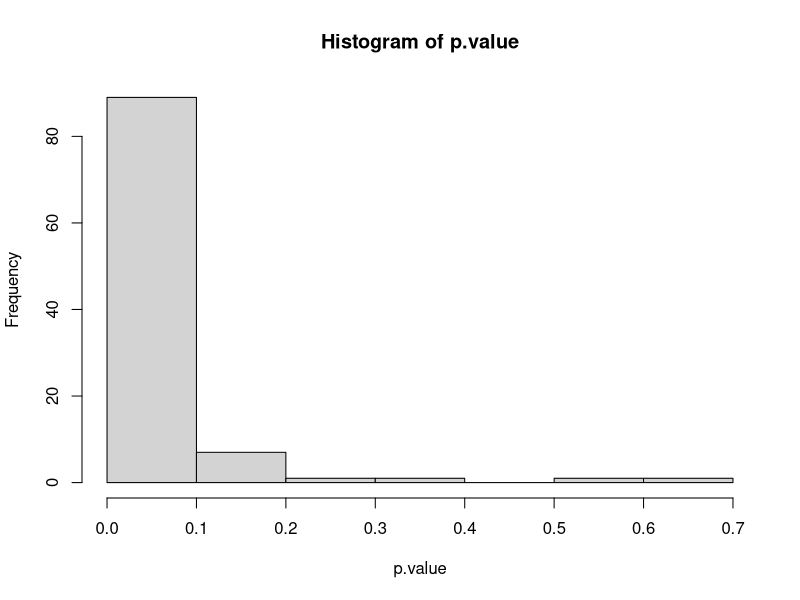
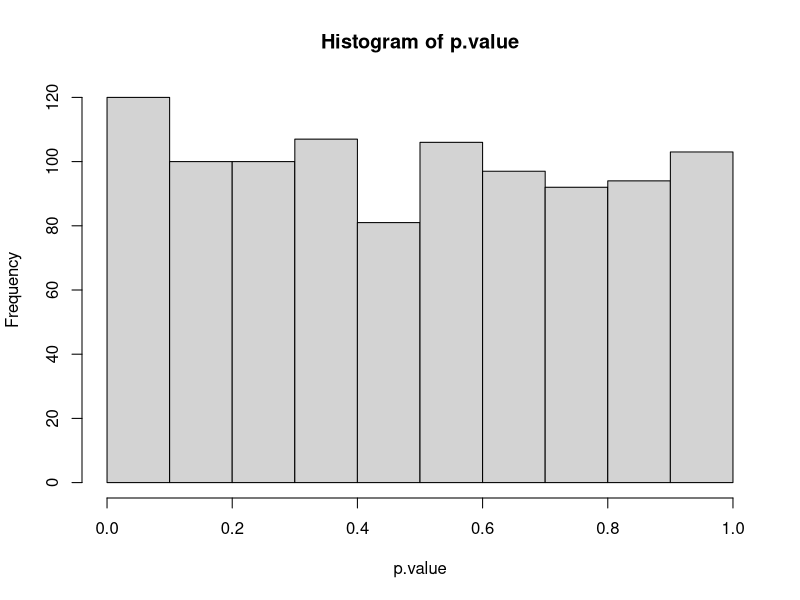
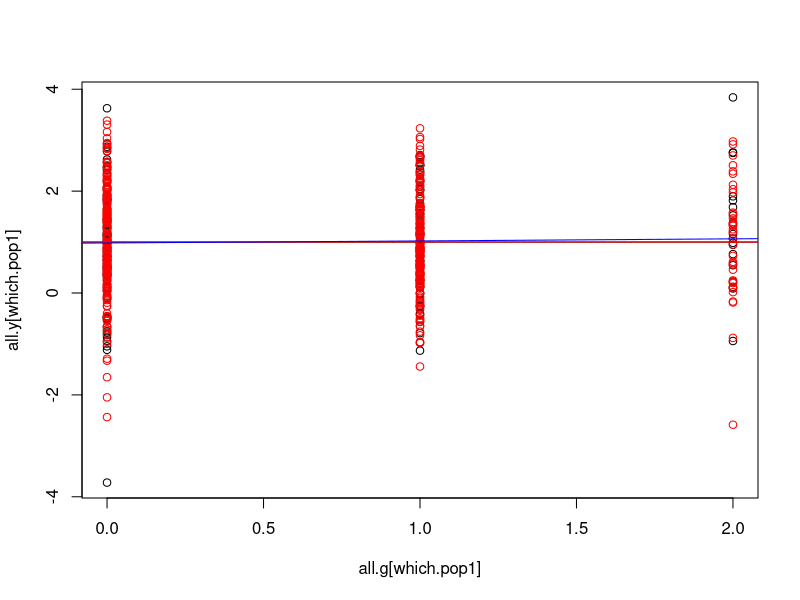

R code for these plots, in order:
####################################
## Spurious association CF example
####################################

## prepare data
CF.data=matrix(c(118,82,78,122), byrow=T, ncol=2)
dimnames(CF.data)=list(Y=c("Case","Control"), X=c("M","m"))
CF.data

## Pearson's chisq test
chisq.test(CF.data,correct=F)
chisq.test(CF.data,correct=F)$expected

## OR inference from 2x2 table
hat.logOR=log((CF.data[1,1]*CF.data[2,2])/(CF.data[1,2]*CF.data[2,1]))
se.logOR=sqrt(sum(1/CF.data))
z.logOR=hat.logOR/se.logOR
print(c(hat.logOR, se.logOR, z.logOR,2*pnorm(-z.logOR)))

## Logistic regression
X=c(1,0)
fit=glm(CF.data~X, family=binomial(logit))
fit.summary=summary(fit)
fit.summary$coefficient

#####################################################################
## Spurious Association and Population Stratification - Binary Trait
#####################################################################

## Allele frequency of the two populations
p=0.3
q=0.5
## Proportion of population 1 in cases and controls
pi1=0.4
pi2=0.5
## Sample size of cases and controls, do not have to be equal
n1=400
n2=600

## Generate the data
# first n1 case=1 then n2 control=0
Y.phenotype=c(rep(1, n1), rep(0, n2))
# population index for each individual
# among n1 cases, n1*pi1 from population 1,  n1*(1-pi1) for population 2
# among n2 controls, n2*pi2 from population 1,  n2*(1-pi2) for population 2
Z.population=c(rep(1,n1*pi1),rep(2,n1*(1-pi1)),rep(1,n2*pi2),rep(2,n2*(1-pi2)))  
# Define genotype vector
X.genotype=rep(-1, length(Y.phenotype))
# identify population 1 samples
pop.index=which(Z.population==1)
# simulation genotype data for population 1 sample use allele freq p 
nG=rmultinom(1,size=length(pop.index),prob=c((1-p)^2,2*p*(1-p), p^2))
G=c(rep(0,nG[1]),rep(1,nG[2]),rep(2,nG[3]))
# shuffle the genotype so that it has nothing to do with the phenotype Y
G=sample(G)
X.genotype[pop.index]=G
# do it similarly for population 2
pop.index=which(Z.population==2)
nG=rmultinom(1,size=length(pop.index),prob=c((1-q)^2,2*q*(1-q), q^2))
G=c(rep(0,nG[1]),rep(1,nG[2]),rep(2,nG[3]))
# shuffle the genotype so that it has nothing to do with the Y
G=sample(G)
X.genotype[pop.index]=G

# check the length of the vectors
length(Y.phenotype)
length(Z.population)
length(X.genotype)

summary(glm(Y.phenotype~X.genotype,family=binomial(logit)))$coefficient
summary(glm(Y.phenotype~Z.population,family=binomial(logit)))$coefficient
summary(glm(Y.phenotype~X.genotype+Z.population,family=binomial(logit)))$coefficient


#####################################################################
## Study the power of detecting/seeing the spurious association
#####################################################################
# type 1 error rate
alpha=0.05
# number of replicates for the simulation
N.rep=100
# p.value of the (incorrect) association test that could leads to spurious association
p.value=rep(-1,N.rep)

# the paramater values
p=0.3
q=0.5
pi1=0.4
pi2=0.5
n1=4000
n2=6000

for (i in 1:N.rep) {
# simulate the data	
Y.phenotype=c(rep(1, n1), rep(0, n2))
Z.population=c(rep(1,n1*pi1),rep(2,n1*(1-pi1)),rep(1,n2*pi2),rep(2,n2*(1-pi2)))  
X.genotype=rep(-1, length(Y.phenotype))
pop.index=which(Z.population==1)
nG=rmultinom(1,size=length(pop.index),prob=c((1-p)^2,2*p*(1-p), p^2))
G=c(rep(0,nG[1]),rep(1,nG[2]),rep(2,nG[3]))
G=sample(G)
X.genotype[pop.index]=G
pop.index=which(Z.population==2)
nG=rmultinom(1,size=length(pop.index),prob=c((1-q)^2,2*q*(1-q), q^2))
G=c(rep(0,nG[1]),rep(1,nG[2]),rep(2,nG[3]))
G=sample(G)
X.genotype[pop.index]=G
# grab the p-value from the (incorrect) association analysis
p.value[i]=summary(glm(Y.phenotype~X.genotype,family=binomial(logit)))$coefficient[2,4]
}
# plot the distribution of the p-values
hist(p.value)
# estimate the power
sum(p.value<alpha)/N.rep

#####################################################################
## Show that there is no spurious association if we include the population index
#####################################################################
# type 1 error rate
alpha=0.05
# number of replicates for the simulation
N.rep=1000
# p.value of the (incorrect) association test that could leads to spurious association
p.value=rep(-1,N.rep)

# the paramater values
p=0.3
q=0.7
pi1=0.4
pi2=0.6
n1=400
n2=600

for (i in 1:N.rep) {
# simulate the data	
Y.phenotype=c(rep(1, n1), rep(0, n2))
Z.population=c(rep(1,n1*pi1),rep(2,n1*(1-pi1)),rep(1,n2*pi2),rep(2,n2*(1-pi2)))  
X.genotype=rep(-1, length(Y.phenotype))
pop.index=which(Z.population==1)
nG=rmultinom(1,size=length(pop.index),prob=c((1-p)^2,2*p*(1-p), p^2))
G=c(rep(0,nG[1]),rep(1,nG[2]),rep(2,nG[3]))
G=sample(G)
X.genotype[pop.index]=G
pop.index=which(Z.population==2)
nG=rmultinom(1,size=length(pop.index),prob=c((1-q)^2,2*q*(1-q), q^2))
G=c(rep(0,nG[1]),rep(1,nG[2]),rep(2,nG[3]))
G=sample(G)
X.genotype[pop.index]=G
# grab the p-value from the (incorrect) association analysis
p.value[i]=summary(glm(Y.phenotype~X.genotype+Z.population,family=binomial(logit)))$coefficient[2,4]
}
# plot the distribution of the p-values
hist(p.value)
# estimate the power
sum(p.value<alpha)/N.rep


#####################################################################
## Spurious Association and Population Stratification - QTL
#####################################################################

# allele frequency in the two populations
p=0.3
q=0.3
# population mean of the two populations
mu1=1
mu2=1
# sample size for each poulations
n1=200
n2=400

# data for indiviudals with genotype X=2
y1=rnorm(n1*p^2,mean=mu1)
y2=rnorm(n2*q^2,mean=mu2)
y=c(y1,y2)
all.y=y
all.g=rep(2,(length(y1)+length(y2)))
#population index
all.z=c(rep(1,length(y1)),rep(2,length(y2)))

# data for indiviudals with genotype X=1
y1=rnorm(n1*2*p*(1-p),mean=mu1)
y2=rnorm(n2*2*q*(1-q),mean=mu2)
y=c(y1,y2)
all.y=c(all.y,y)
all.g=c(all.g,rep(1,(length(y1)+length(y2))))
all.z=c(all.z,rep(1,length(y1)),rep(2,length(y2)))

# data for indiviudals with genotype X=0
y1=rnorm(n1*(1-p)^2,mean=mu1)
y2=rnorm(n2*(1-q)^2,mean=mu2)
y=c(y1,y2)
all.y=c(all.y,y)
all.g=c(all.g,rep(0,(length(y1)+length(y2))))
all.z=c(all.z,rep(1,length(y1)),rep(2,length(y2)))

# visual plots
which.pop1=which(all.z==1)
plot(all.g[which.pop1],all.y[which.pop1],ylim=c(min(all.y), max(all.y)))
abline(h=mu1)
points(all.g[-which.pop1],all.y[-which.pop1],col="red")
abline(h=mu2, col="red")

# Association analysis
# ignore the population index
summary(lm(all.y~all.g))$coefficient
fit.result=summary(lm(all.y~all.g))$coefficient
abline(fit.result[1,1], fit.result[2,1],col="blue")

# include the populatin index
summary(lm(all.y~all.g+all.z))$coefficient
